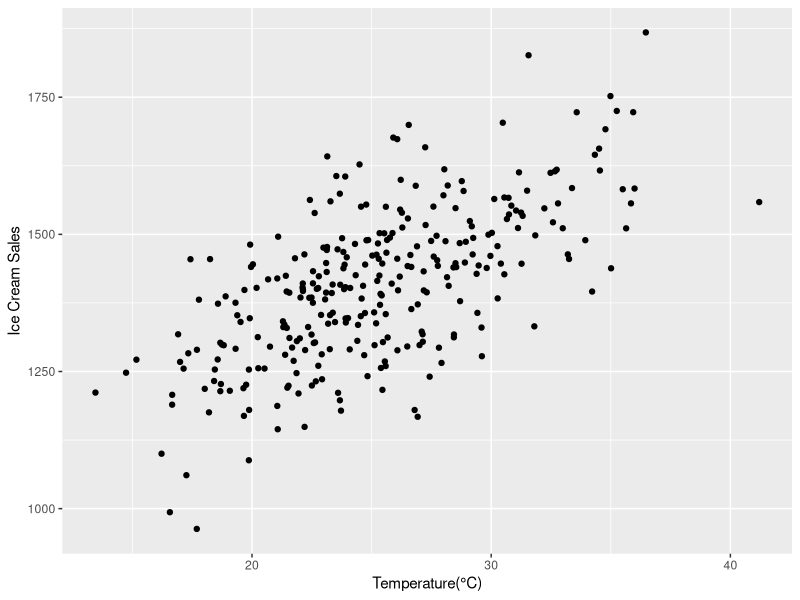
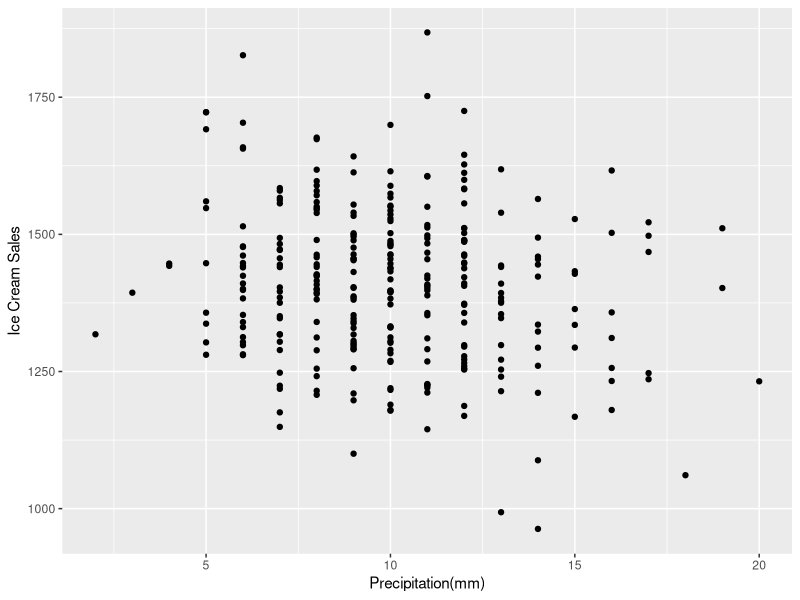
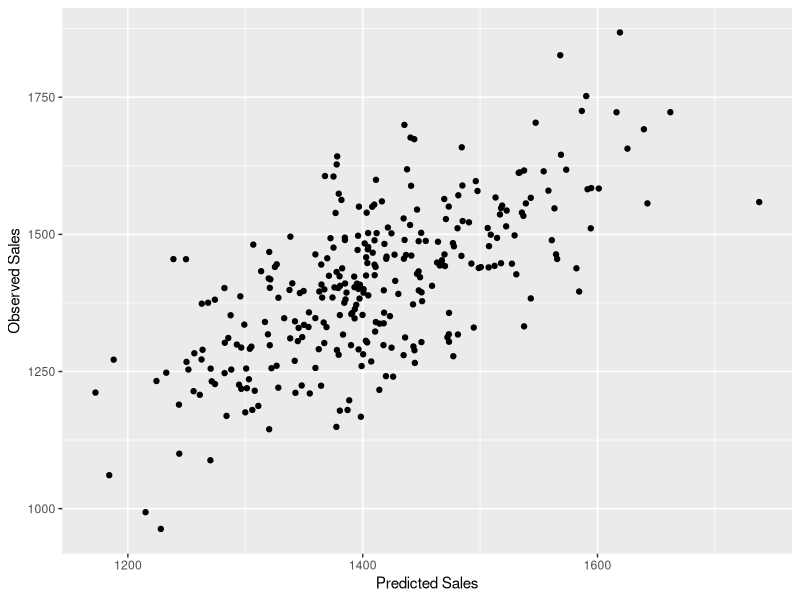

Write R code to recreate these figures, in order.
## ---- chunk 1
library(lme4)
library(ggplot2)
library(dplyr)
## ---- chunk 2
set.seed(123)

## ---- chunk 3
location<-factor(rep(1:3, each=100))
date<-rep(seq.Date(from = as.Date("2023-01-01"), by="days",length.out = 100), times=3)
temperature<-rnorm(300, mean=25, sd=5)
precipitation<- rpois(300, lambda = 10)
ice_cream_sales<-1000+20*temperature-10*precipitation+rnorm(300, mean = 0, sd=100)
## ---- chunk 4
ice_cream_data<- data.frame(Location=location, Date=date, Temperature= temperature, Precipitation=precipitation, IceCreamsales=ice_cream_sales)
## ---- chunk 5
head(ice_cream_data)
## ---- chunk 6
summary(ice_cream_data)
## ---- chunk 7
ice_cream_data$Location<-as.factor(ice_cream_data$Location)
## ---- chunk 8
sum(is.na(ice_cream_data))

## ---- chunk 9
ggplot(ice_cream_data,aes(x=Temperature, y=IceCreamsales))+geom_point()+labs(x="Temperature(°C)", y="Ice Cream Sales")
## ---- chunk 10
ggplot(ice_cream_data,aes(x=Precipitation, y=IceCreamsales))+geom_point()+labs(x="Precipitation(mm)", y="Ice Cream Sales")
## ---- chunk 11
ice_cream_model<-lmer(IceCreamsales~Temperature+Precipitation+(1|Location), data = ice_cream_data)
## ---- chunk 12
summary(ice_cream_model)
## ---- chunk 13
ice_cream_data$PredictedSales<-predict(ice_cream_model,newdata=ice_cream_data)
## ---- chunk 14
ggplot(ice_cream_data, aes(x=PredictedSales, y=IceCreamsales))+geom_point()+labs(x="Predicted Sales", y="Observed Sales")
## ---- chunk 15
ranef(ice_cream_model)
